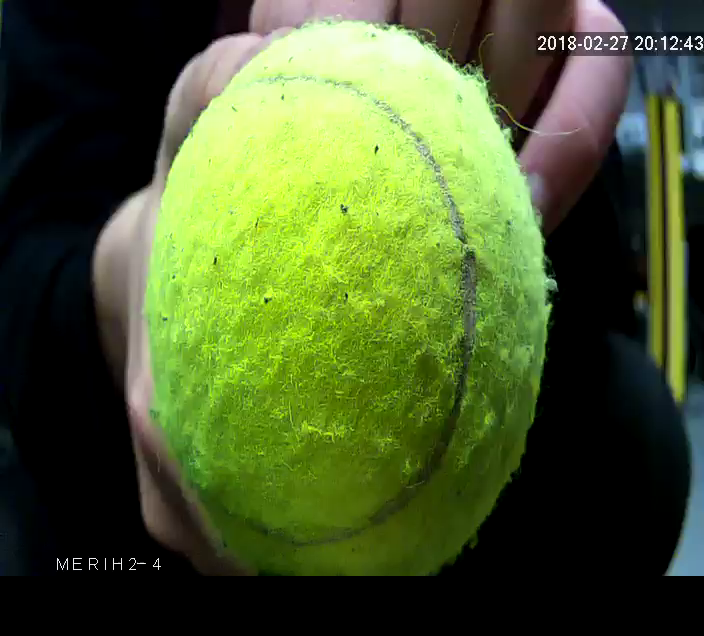
#> input picture Autonomous/Image Processing/pwm_ball_tracking/images/ball-10-cm.png, 704 x 636 px, given in place of user=admin_password=tlJwpbo6_channel=1_stream=0.sdp, which was not available
$ python multiple_ball_detection_ip_camera.py
#> lines starting #> are read from the running program, lines starting #| are printed output that depends on the picture; after the words box and inside, x2 and y2 are one past the last pixel; in counts of white or black regions, pixels touching at a corner belong together; pictures that were not available may be replaced by others from this repository, and a replacement may not be noted
# USAGE
# python ball_tracking.py --video ball_tracking_example.mp4
# python ball_tracking.py

# import the necessary packages
from collections import deque
import numpy as np
import argparse
import imutils
import cv2

# construct the argument parse and parse the arguments
ap = argparse.ArgumentParser()
ap.add_argument("-v", "--video",
	help="path to the (optional) video file")
ap.add_argument("-b", "--buffer", type=int, default=64,
	help="max buffer size")
args = vars(ap.parse_args())

# define the lower and upper boundaries of the "green"
# ball in the HSV color space, then initialize the
# list of tracked points
greenLower = np.array([29, 100, 100])
greenUpper = np.array([64, 255, 255])

# if a video path was not supplied, grab the reference
# to the webcam
if not args.get("video", False):
	camera = cv2.VideoCapture("rtsp://admin:@192.168.137.93/user=admin_password=tlJwpbo6_channel=1_stream=0.sdp")

# otherwise, grab a reference to the video file
else:
	camera = cv2.VideoCapture(args["video"])

# keep looping
while True:
	# grab the current frame
	(grabbed, frame) = camera.read()
#> frame is the input picture: shape (636, 704, 3); mean B, G, R 43.4, 90.3, 73.6

	# if we are viewing a video and we did not grab a frame,
	# then we have reached the end of the video
	if args.get("video") and not grabbed:
		break

	# resize the frame, blur it, and convert it to the HSV
	# color space
	frame = imutils.resize(frame, width=600)
#> frame: shape (542, 600, 3)
	blurred = cv2.GaussianBlur(frame, (11, 11), 0)
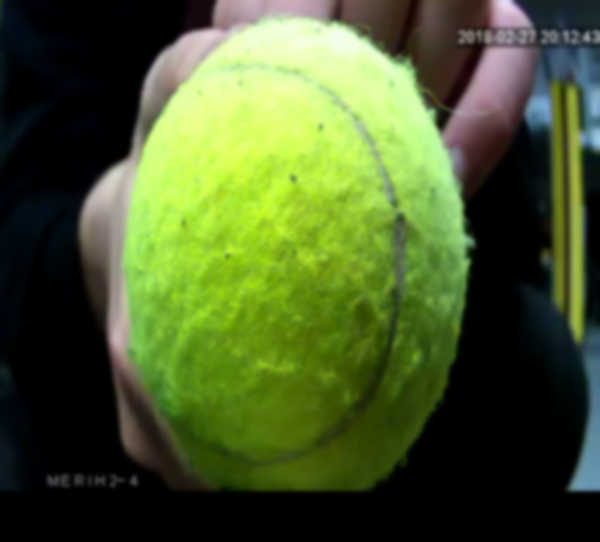
#> blurred: shape (542, 600, 3); mean B, G, R 43.4, 90.3, 73.6
	hsv = cv2.cvtColor(blurred, cv2.COLOR_BGR2HSV)
#> hsv: shape (542, 600, 3); mean H, S, V 44, 122.4, 93.3

	# construct a mask for the color "green", then perform
	# a series of dilations and erosions to remove any small
	# blobs left in the mask
	mask = cv2.inRange(hsv, greenLower, greenUpper)
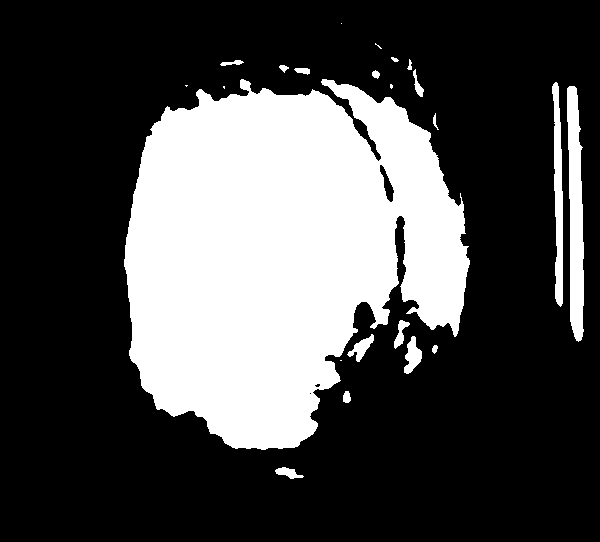
#> mask: shape (542, 600); 29.6% white; 23 white regions (6 under 20 px), largest, box (x1, y1, x2, y2) and area: (124, 79, 470, 450) 89703, (567, 86, 584, 342) 3167, (552, 82, 563, 307) 1591
	mask = cv2.erode(mask, None, iterations=2)
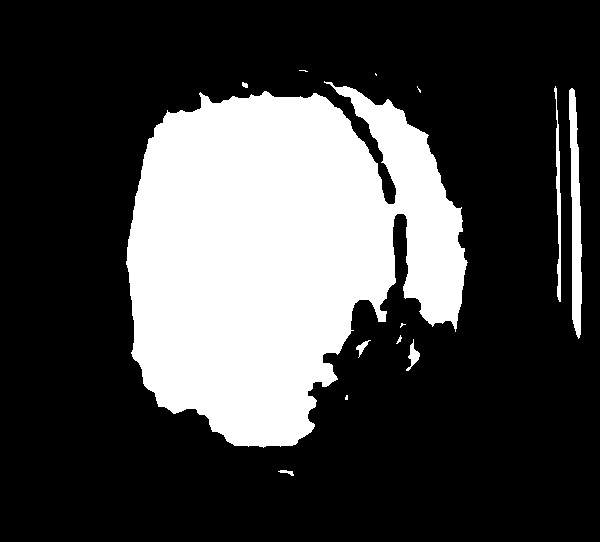
#> mask: shape (542, 600); 27% white; 13 white regions (5 under 20 px), largest, box (x1, y1, x2, y2) and area: (126, 81, 468, 448) 84721, (569, 88, 582, 339) 2076, (554, 86, 561, 302) 648
	mask = cv2.dilate(mask, None, iterations=2)
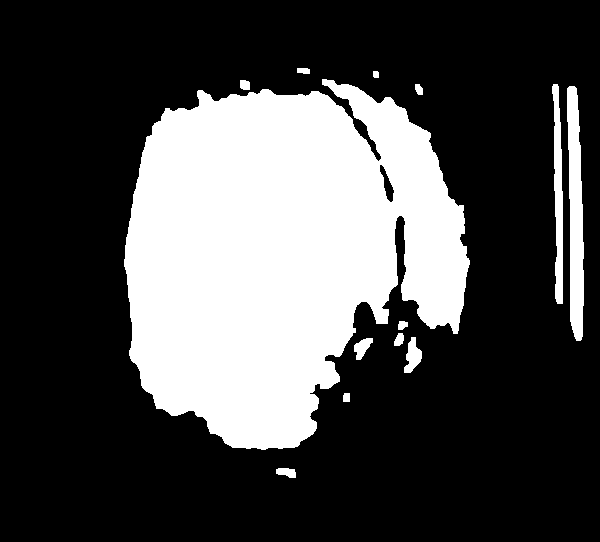
#> mask: shape (542, 600); 29.3% white; 13 white regions

	# find contours in the mask and initialize the current
	# (x, y) center of the ball
	cnts = cv2.findContours(mask.copy(), cv2.RETR_EXTERNAL,
		cv2.CHAIN_APPROX_SIMPLE)[-2]
#> cnts = 13 contours; largest, box (x1, y1, x2, y2) and area: (124, 79, 470, 450) 88743, (567, 86, 584, 341) 2896, (552, 84, 563, 304) 1352, (404, 337, 422, 373) 338, (354, 338, 373, 360) 208
	center = None

	# only proceed if at least one contour was found
	if len(cnts) > 0:
		# find the largest contour in the mask, then use
		# it to compute the minimum enclosing circle and
		# centroid
		for c in cnts:
			((x, y), radius) = cv2.minEnclosingCircle(c)
			M = cv2.moments(c)
			center = (int(M["m10"] / M["m00"]), int(M["m01"] / M["m00"]))

			# only proceed if the radius meets a minimum size
			if radius > 2:
				# draw the circle and centroid on the frame,
				# then update the list of tracked points
				cv2.circle(frame, (int(x), int(y)), int(radius),
					(0, 255, 255), 2)
				cv2.circle(frame, center, 5, (0, 0, 255), -1)
#> this loop made 13 passes
#> (x, y, radius, center) on passes 1, 3, 4, 6, 7, 8, 9, 10, 11, 12, 13: (285.5, 473, 10.31, (286, 471)), (364, 348.5, 13.2, (361, 347)), (409.5, 354.5, 18.34, (412, 355)), (402.5, 325.5, 5.7, (402, 324)), (574.5, 213, 127.1, (575, 216)), (557.5, 193.5, 109.6, (557, 196)), (418.5, 89, 6.1, (418, 89)), (244.5, 84.5, 6.36, (244, 84)), (280.9, 258.4, 194.9, (278, 251)), (375.5, 74, 3.91, (375, 74)), (303, 70.5, 6.5, (303, 70))
#> (x, y, radius) on passes 2, 5: (346, 397, 5), (398, 339, 7.21)
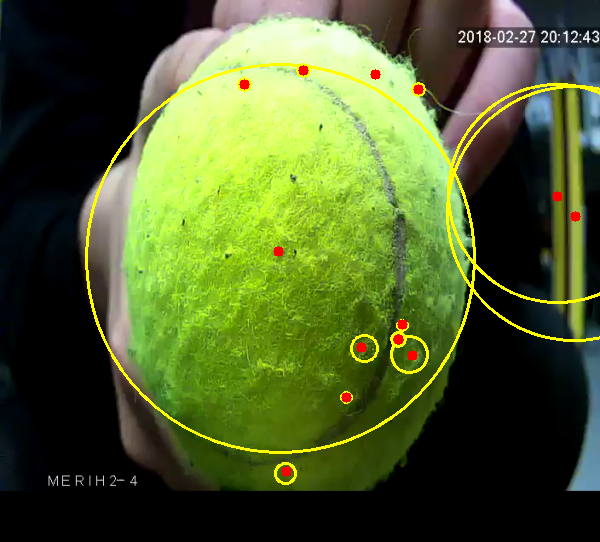
#> frame: shape (542, 600, 3); mean B, G, R 41.7, 93, 77.7

	# show the frame to our screen
	cv2.imshow("Frame", frame)

	key = cv2.waitKey(1) & 0xFF
#> (key q is pressed here)

	# if the 'q' key is pressed, stop the loop
	if key == ord("q"):
		break

# cleanup the camera and close any open windows
camera.release()
cv2.destroyAllWindows()
